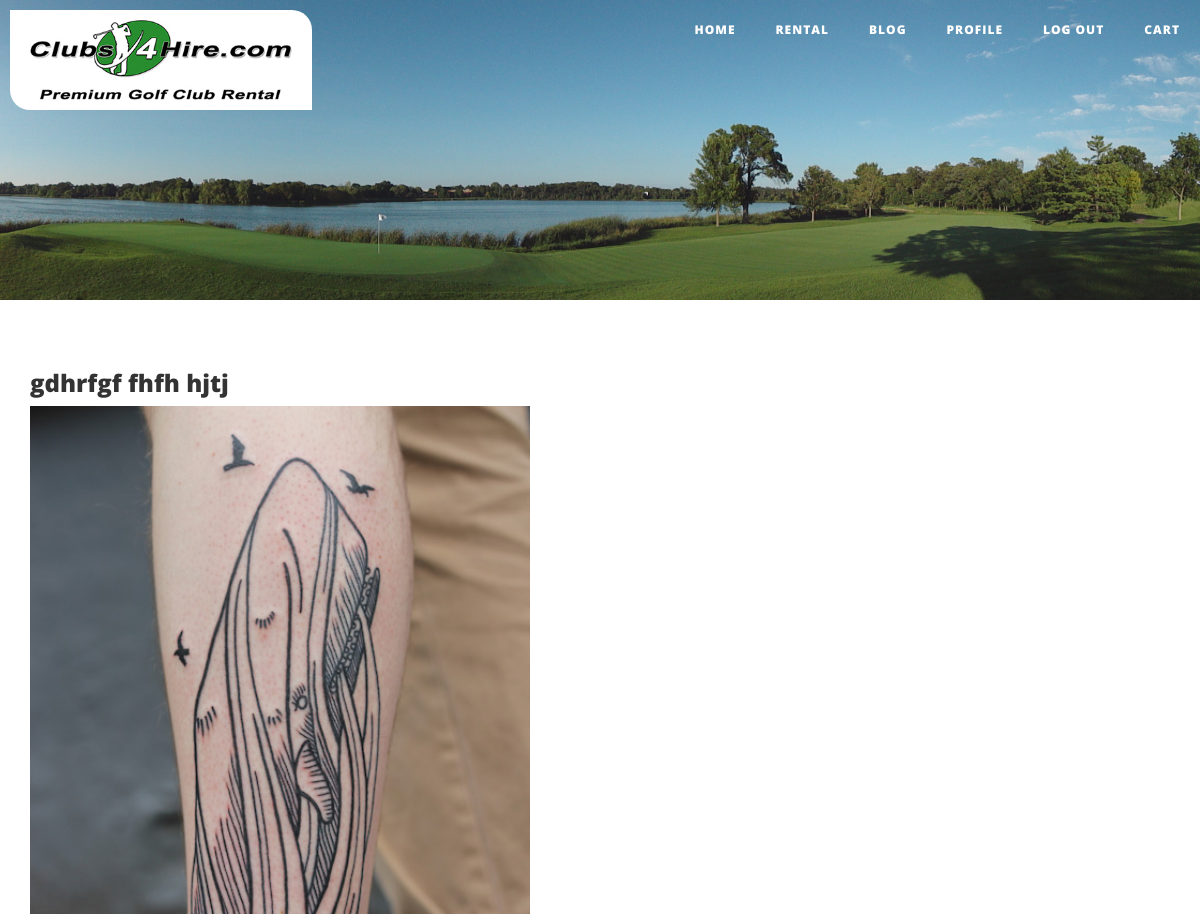
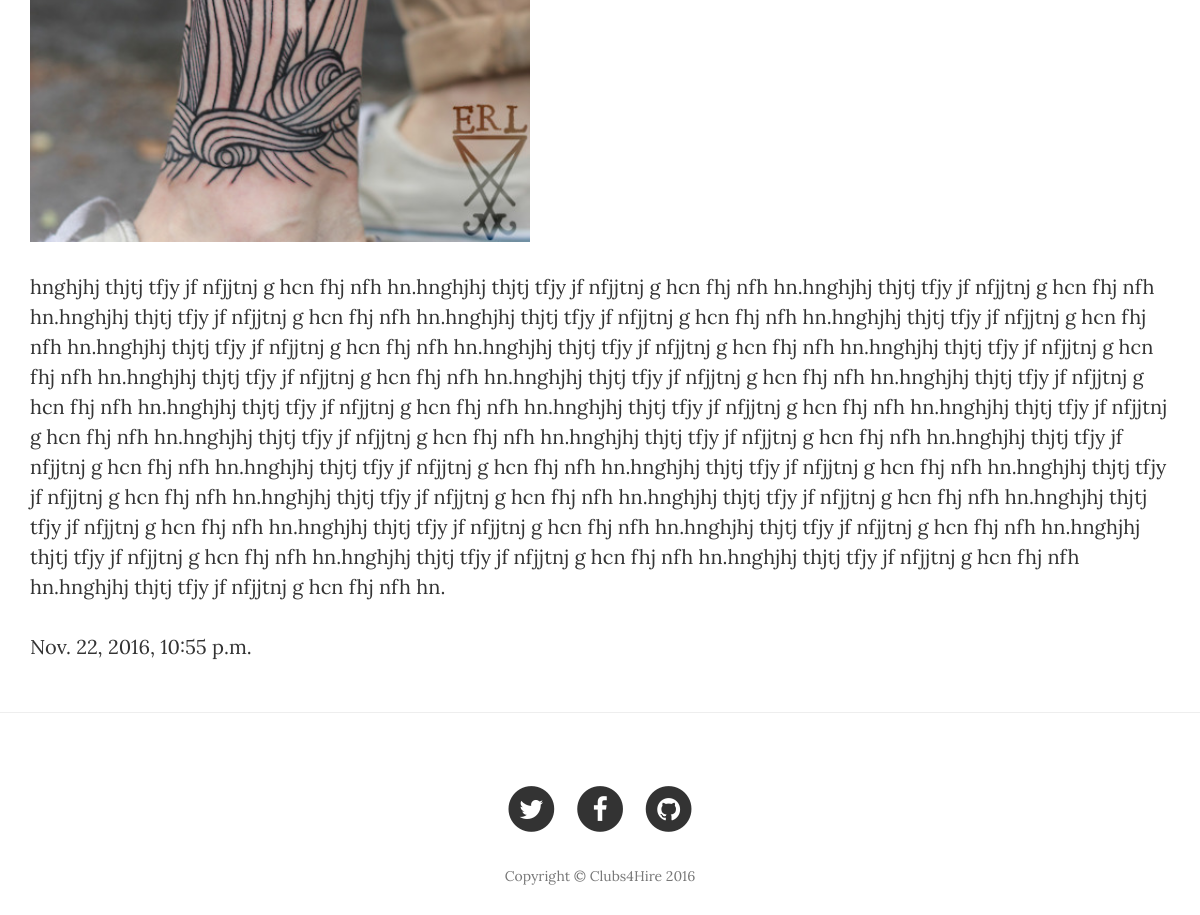
Screenshot of / (signed in) with the database file from the repository (2 pictures, top to bottom).
### blog/models.py (models this page shows, shortened)
class Post(models.Model):
    author = models.ForeignKey(User)
    title = models.CharField(max_length=200)
    content = models.TextField()
    created_date = models.DateTimeField(
        default=timezone.now
    )
    published_date = models.DateTimeField(
        blank=True, null=True
    )
    views = models.IntegerField(default=0) #records how often a post is seen
    tag = models.CharField(max_length=30, blank=True, null=True)
    image = models.ImageField(upload_to="images", blank=True, null=True)

### blog/views.py (the view)
# urls.py: url(r'^$', blog_views.top_post1, name='index'),
def top_post1(request):
    posts = Post.objects.filter(published_date__lte=timezone.now()).order_by('-views')[:1]
    return render(request, "indexpost.html", {'post': posts[0]})

### blog/templates/indexpost.html (shortened to what this page needs)
{% extends "base.html" %}
{% block content %}
    <div style="align-content: center;">
        <div>
            <h3>{{ post.title }}</h3>
            <div>
                <div>
                    {% if post.image %}
                        <img src="/media/{{ post.image }}" style="width:500px; background-color: #838367; color: #ffffff;" >
                    {% endif %}
                    <p>{{ post.content|linebreaks }}</p>
                    <p>{{ post.published_date }}</p>
                </div>
            </div>
        </div>
    </div>
{% endblock content %}

### static/css/clubs.css (style rules this page uses)
body { font-family: 'Lora', 'Times New Roman', serif; font-size: 20px; color: #333333; }
p { line-height: 1.5; margin: 30px 0; }
h1, h2, h3, h4, h5, h6 { font-family: 'Open Sans', 'Helvetica Neue', Helvetica, Arial, sans-serif; font-weight: 800; }
body { -webkit-tap-highlight-color: #0085A1; }

### rows the page displays
Post: title "gdhrfgf fhfh hjtj", image (picture), content "hnghjhj thjtj tfjy jf nfjjtnj g hcn fhj nfh hn.hnghjhj thjtj tfjy jf nfjjtnj g hcn fhj nfh hn.hnghjhj thjtj tfjy jf nfjjtnj g hcn fhj nfh hn.hnghjhj thjtj tfjy jf nfjjtnj g hcn fhj nfh hn.hnghjhj thjtj tfjy jf nfjjtnj g hcn fhj nfh hn.hnghjhj thjtj tfjy jf nfjjtnj g hcn fhj nfh hn.hnghjhj thjtj tfjy jf nfjjtnj g hcn fhj nfh hn.hnghjhj thjtj tfjy jf nfjjtnj g hcn fhj nfh hn.hnghjhj thjtj tfjy jf nfjjtnj g hcn fhj nfh hn.hnghjhj thjtj tfjy jf nfjjtnj g hcn fhj nfh hn.hnghjhj thjtj tfjy jf nfjjtnj g hcn fhj nfh hn.hnghjhj thjtj tfjy jf nfjjtnj g hcn fhj nfh hn.hnghjhj thjtj tfjy jf nfjjtnj g hcn fhj nfh hn.hnghjhj thjtj tfjy jf nfjjtnj g hcn fhj nfh hn.hnghjhj thjtj tfjy jf nfjjtnj g hcn fhj…", published_date "Nov. 22, 2016, 10:55 p.m."
